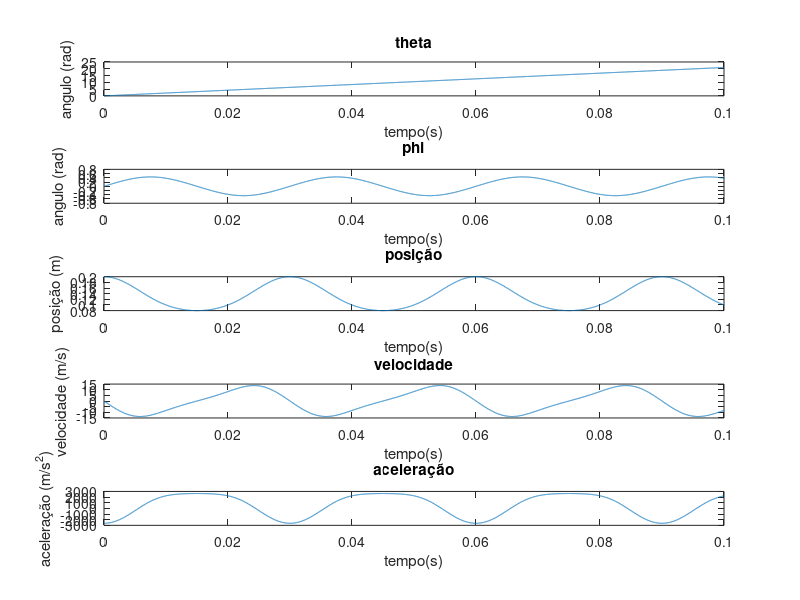
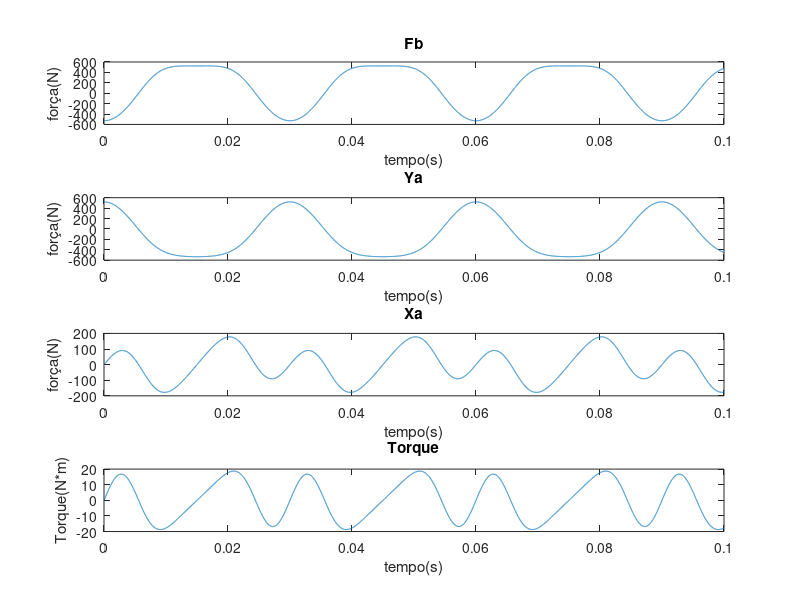
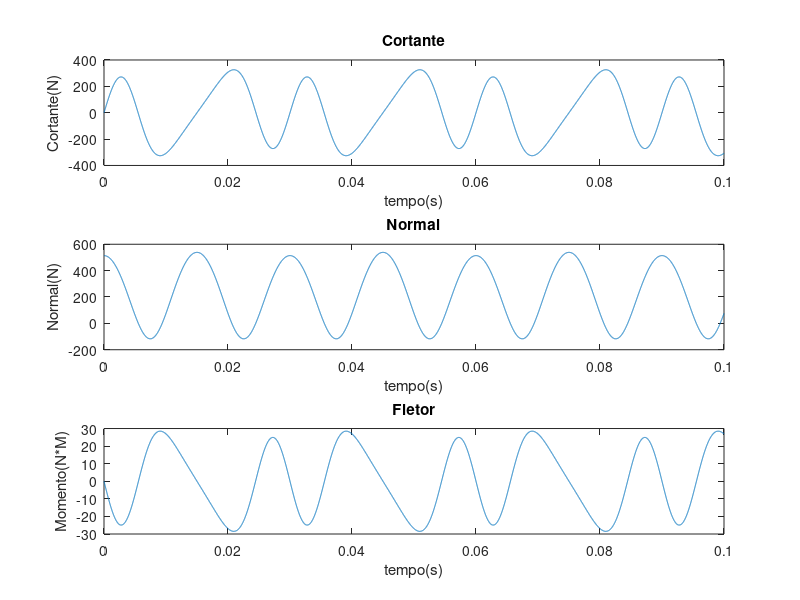

Write the MATLAB code that produced these figures, in order.
clear all
close all
clc
%⣐⠀⠀⠀⠀⠀⠀⠀⠀⠀⠀⠀⠀⠀⠀⠀⠀⠀⠀⠀⠀⠀⠀⠀⠀⠀⠀⠀⠀⠀⠀⠀⠀⠀
%⣿⡀⠀⠀⠀⠀⠀⠀⠀⠀⠀⣠⣤⣶⣦⡀⠀⠀⠀⠀⠀⠀⠀⠀⠀⠀⠀⠀⠀⠀⠀⠀⠀
%⣿⣅⡠⠃⠀⠀⠀⠀⠀⠀⢸⣿⣿⣿⣿⣿⡄⠀⠀⠀⠀⠀⠀⠀⠀⠀⠀⠀⠀⠀⠀⠀
%⣿⣿⡇⠀⠀⠀⠀⠀⠀⠀⢸⣿⣿⣿⣿⣿⡇⠀⠀⠀⠀⠀⠀⠀⠀⠀⠀⠀⠀⠀⠀⠀
%⣿⣿⡇⠀⠀⠀⠀⠀⠀⠀⠈⢻⣿⣿⣿⣿⡇⠀⠀⠀⠀⠀⠀⠀⠀⠀⠀⠀⠀⠀⠀⠀
%⢹⣿⣇⡀⠀⠀⠀⢀⣤⣤⣤⣾⣿⣿⣿⣿⠇⠀⠀⠀⠀⠀⠀⠀⠀⠀⠀⠀⠀⠀⢀
%⢸⣿⣿⣷⡀⣠⣾⣿⣿⣿⣿⣿⣿⣿⣿⣿⣷⣦⣀⡀⠀⠀⠀⠀⠀⠀⠀⠀⢸⣶
%⠘⣿⣿⣿⣿⣿⣿⣿⣿⣿⣿⣿⣿⣿⣿⣿⣿⣿⣿⣿⣤⡀⠀⠀⠀⣀⣀⣤⣾
%⠀⢻⣿⣿⣿⣿⣿⣿⣿⣿⣿⣿⣿⣿⣿⣿⣿⣿⣿⣿⣿⣿⣿⣿⣿⣿⣿⣿⠇
%⠀⠀⠉⠙⠉⠉⠁⠀⢸⣿⣿⣿⣿⣿⣿⣿⣿⣿⣿⣿⣿⠿⣿⣿⣿⠟⠋⠁⠀⠀
%It is anal time!!!
% feito por murilo polimanti, victor naves pedroso, raphael xavier
%bibliografia: slides do orsino e site do matlab

%dados
rotacao = 2000 * 2 * pi / 60;
r = 0.06; %manivela
l = 0.14; %biela
mb = 0.2; %massa bloco
ma = 1 ;  %massa em a
g=9.81;
t = linspace(0,0.1,10000); %tempo analizado

%angulos

theta = rotacao * t;  %angulo theta

phi = asin(r .* sin(theta)./l);  %angulo phi
%possivelmente algo dando errado com esse angulo

%cinematica
    %angular
    dphi =( (r.*cos(theta)) / (l.*cos(phi) ) ).* rotacao; %velocidade de phi
    ddphi =( l.*dphi.^2 .* sin(phi) - r .* rotacao^2 .* sin(theta) ) ./ (l .* cos(phi)); %aceleração de phi

    %linear

    S = r .*cos(theta) + l.*cos(phi);

    vel= -r .* (sin(theta)+cos(theta).* tan(phi)) .* rotacao; %velocidade do bloco

    ace=-l.*ddphi.*sin(phi) -r*(rotacao^2) .* cos(theta) - l * (dphi^2 .* cos(phi)); %aceleração do bloco
    %nao deu a barriga

%forças
     %força na biela
    Fb = (mb.*ace-mb*g)./cos(phi);
    Yb = Fb .* cos(phi);
    Xb = Fb .* sin(phi);

    %torque
    T = -Xb.*r.*cos(theta) - Yb .* r .* sin(theta);

    %reações
    Ya= -Yb-ma*g ;
    Xa=-Xb;

%forças internas

N = Ya.*cos(theta)+Xa.*sin(theta) - ma.*g.*cos(theta) ./ 2;
V = Ya .* sin(theta) - Xb .* cos(theta) - sin(theta).*ma.*g./2;
M = -T - V.* r/2;

%⠀⠀⠀⠀⠀⠀⠀⠀⠀⠀⠀⢀⡀⠴⠤⠤⠴⠄⡄⡀⠀⠀⠀⠀⠀⠀⠀⠀⠀⠀⠀⠀⠀⠀⠀⠀⠀⠀⠀⠀⠀⠀⠀⠀⠀⠀⠀⠀⠀⠀
%⠀⠀⠀⠀⠀⠀⠀⣠⠄⠒⠉⠀⠀⠀⠀⠀⠀⠀⠀⠁⠃⠆⡄⠀⠀⠀⠀⠀⠀⠀⠀⠀⠀⠀⠀⠀⠀⠀⠀⠀⠀⠀⠀⠀⠀⠀⠀⠀⠀⠀
%⠀⠀⠀⠀⠀⢀⡜⠁⠀⠀⠀⢠⡄⠀⣀⠀⠀⠀⠀⠀⠀⠀⠀⠑⡄⠀⠀⠀⠀⠀⠀⠀⠀⠀⠀⠀⠀⠀⠀⠀⠀⠀⠀⠀⠀⠀⠀⠀⠀⠀
%⠀⠀⠀⠀⠀⢈⠁⠀⠀⠠⣿⠿⡟⣀⡹⠆⡿⣃⣰⣆⣤⣀⠀⠀⠹⡄⠀⠀⠀⠀⠀⠀⠀⠀⠀⠀⠀⠀⠀⠀⠀⠀⠀⠀⠀⠀⠀⠀⠀⠀
%⠀⠀⠀⠀⠀⣼⠀⠀⢀⣀⣀⣀⣀⡈⠁⠙⠁⠘⠃⠡⠽⡵⢚⠱⠂⠛⠀⠀⠀⠀⠀⠀⠀⠀⠀⠀⠀⠀⠀⠀⠀⠀⠀⠀⠀⠀⠀⠀⠀⠀
%⠀⠀⠀⠀⠀⠈⠀⠀⠀⠀⠀⠀⠀⠀⠀⠀⠀⠀⠀⠀⠀⠀⠀⠀⠀⠀⠀⠀⠀⠀⠀⠀⠀⠀⠀⠀⠀⠀⠀⠀⠀⠀⠀⠀⠀⠀⠀⠀⠀⠀
%⠀⠀⠀⠀⠀⡆⠀⠀⠀⠀⢐⣢⣤⣵⡄⢀⠀⢀⢈⣉⠉⠉⠒⠤⠀⠿⠀⠀⠀⠀⠀⠀⠀⠀⠀⠀⠀⠀⠀⠀⠀⠀⠀⠀⠀⠀⠀⠀⠀⠀
%⠀⠀⠀⠀⠘⡇⠀⠀⠀⠀⠀⠉⠉⠁⠁⠈⠀⠸⢖⣿⣿⣷⠀⠀⢰⡆⠀⠀⠀⠀⠀⠀⠀⠀⠀⠀⠀⠀⠀⠀⠀⠀⠀⠀⠀⠀⠀⠀⠀⠀
%⠀⠀⠀⠀⠀⡇⠀⠀⠀⠀⠀⠀⠀⠀⢀⠃⠀⡄⠀⠈⠉⠀⠀⠀⢴⠀⠀⠀⠀⠀⠀⠀⠀⠀⠀⠀⠀graficos chavosos⠀⠀⠀⠀⠀⠀⠀⠀⠀⠀⠀⠀⠀
%⠀⠀⠀⠀⢈⣇⠀⠀⠀⠀⠀⠀⠀⢰⠉⠀⠀⠱⠀⠀⠀⠀⠀⢠⡄⠀⠀⠀⠀⠀⣀⠔⠒⢒⡩⠃⠀⠀⠀⠀⠀⠀⠀⠀⠀⠀⠀⠀⠀⠀
%⠀⠀⠀⠀⣴⣿⣤⢀⠀⠀⠀⠀⠀⠈⠓⠒⠢⠔⠀⠀⠀⠀⠀⣶⠤⠄⠒⠒⠉⠁⠀⠀⠀⢸⡀⠀⠀⠀⠀⠀⠀⠀⠀⠀⠀⠀⠀⠀⠀⠀
%⡄⠤⠒⠈⠈⣿⣿⣽⣦⠀⢀⢀⠰⢰⣀⣲⣿⡐⣤⠀⠀⢠⡾⠃⠀⠀⠀⠀⠀⠀⠀⣀⡄⣠⣵⠀⠀⠀⠀⠀⠀⠀⠀⠀⠀⠀⠀⠀⠀⠀
%⠀⠀⠀⠀⠘⠏⢿⣿⡁⢐⠶⠈⣰⣿⣿⣿⣿⣷⢈⣣⢰⡞⠀⠀⠀⠀⠀⠀⢀⡴⠋⠁⠀⠀⠀⠀⠀⠀⠀⠀⠀⠀⠀⠀⠀⠀⠀⠀⠀⠀
%⠀⠀⠀⠀⠀⠀⠈⢿⣿⣍⠀⠀⠸⣿⣿⣿⣿⠃⢈⣿⡎⠁⠀⠀⠀⠀⣠⠞⠉⠀⠀⠀⠀⠀⠀⠀⠀⠀⠀⠀⠀⠀⠀⠀⠀⠀⠀⠀⠀⠀
%⠀⠀⠀⠀⠀⠀⠀⠈⢙⣿⣆⠀⠀⠈⠛⠛⢋⢰⡼⠁⠁⠀⠀⠀⢀⠔⠁⠀⠀⠀⠀⠀⠀⠀⠀⠀⠀⠀⠀⠀⠀⠀⠀⠀⠀⠀⠀⠀⠀⠀
%⠀⠀⠀⠀⠀⠀⠀⠀⠀⠀⠚⣷⣧⣷⣤⡶⠎⠛⠁⠀⠀⠀⢀⡤⠊⠀⠀⠀⠀⠀⠀⠀⠀⠀⠀⠀⠀⠀⠀⠀⠀⠀⠀⠀⠀⠀⠀⠀⠀⠀
%⠀⠀⠀⠀⠀⠀⠀⠀⠀⠀⠀⠀⠀⠁⠈⠁⠀⠀⠀⠀⠀⠠⠊⠀⠀⠀⠀⠀⠀⠀⠀⠀⠀⠀⠀⠀⠀⠀⠀⠀⠀⠀⠀⠀⠀⠀⠀⠀⠀⠀
%⠀⠀⠀⠀⠀⠀⠀⠀⠀⠀⠀⠀⠀⠀⠀⠀⠀⠀⠀⠀⠀⠃⠀⠀⠀⠀⠀⠀⠀⠀⠀⠀⠀⠀⠀⠀⠀⠀⠀⠀⠀⠀⠀⠀⠀⠀⠀⠀⠀⠀
%⠀⠀⠀⠀⠀⠀⠀⠀⠀⠀⠀⠀⠀⠀⠀⠀⠀⠀⠀⠀⠸⠀⠀⠀⠀⠀⠀⠀⠀⠀⠀⠀⠀⠀⠀⠀⠀⠀⠀⠀⠀⠀⠀⠀⠀⠀⠀⠀⠀⠀
%⠀⠀⠀⠀⠀⠀⠀⠀⠀⠀⠀⠀⠀⠀⠀⠀⠀⠀⠀⢠⠁⠀⠀⠀⠀⠀⠀⠀⠀⠀⠀⠀⠀⠀⠀⠀⠀⠀⠀⠀⠀⠀⠀⠀⠀⠀⠀⠀⠀⠀
%⠀⠀⠀⠀⠀⠀⠀⠀⠀⠀⠀⠀⠀⠀⠀⠀⠀⠀⢀⠃⠀⠀⠀⠀⠀⠀⠀⠀⠀⠀⠀⠀⠀⠀⠀⠀⠀⠀⠀⠀⠀⠀⠀⠀⠀⠀⠀⠀⠀⠀
%⠀⠀⠀⠀⠀⠀⠀⠀⠀⠀⠀⠀⠀⠀⠀⠀⠀⠀⠘⠀⠀⠀⠀⠀⠀⠀⠀⠀⠀⠀⠀⠀⠀⠀⠀⠀⠀⠀⠀⠀⠀⠀⠀⠀⠀⠀⠀⠀⠀⠀
%⠀⠀⠀⠀⠀⠀⠀⠀⠀⠀⠀⠀⠀⠀⠀⠀⠀⠀⡇⠀⠀⠀⠀⠀⠀⠀⠀⠀⠀⠀⠀⠀⠀⠀⠀⠀⠀⠀⠀⠀⠀⠀⠀⠀⠀⠀⠀⠀⠀⠀
%⠀⠀⠀⠀⠀⠀⠀⠀⠀⠀⠀⠀⠀⠀⠀⠀⠀⢀⠁⠀⠀⠀⠀⠀⠀⠀⠀⠀⠀⠀⠀⠀⠀⠀⠀⠀⠀⠀⠀⠀⠀⠀⠀⠀⠀⠀⠀⠀⠀⠀
%⠀⠀⠀⠀⠀⠀⠀⠀⠀⠀⠀⠀⠀⠀⠀⠀⠀⠸⠀⠀⠀⠀⠀⠀⠀⠀⠀⠀⠀⠀⠀⠀⠀⠀⠀⠀⠀⠀⠀⠀⠀⠀⠀⠀⠀⠀⠀⠀⠀⠀
%⠀⠀⠀⠀⠀⠀⠀⠀⠀⠀⠀⠀⠀⠀⠀⠀⠀⡆⠀⠀⠀⠀⠀⠀⠀⠀⠀⠀⠀⠀⠀⠀⠀⠀⠀⠀⠀⠀⠀⠀⠀⠀⠀⠀⠀⠀⠀⠀⠀⠀
%⠀⠀⠀⠀⠀⠀⠀⠀⠀⠀⠀⠀⠀⠀⠀⠀⠀⡇⠀⠀⠀⠀⠀⠀⠀⠀⠀⠀⠀⠀⠀⠀⠀⠀⠀⠀⠀⠀⠀⠀⠀⠀⠀⠀⠀⠀⠀⠀⠀⠀
%⠀⠀⠀⠀⠀⠀⠀⠀⠀⠀⠀⠀⠀⠀⠀⠀⠀⡇⠀⠀⠀⠀⠀⠀⠀⠀⠀⠀⠀⠀⠀⠀⠀⠀⠀⠀⠀⠀⠀⠀⠀⠀⠀⠀⠀⠀⠀⠀⠀⠀
%⠀⠀⠀⠀⠀⠀⠀⠀⠀⠀⠀⠀⠀⠀⠀⠀⠀⢁⠀⠀⠀⠀⠀⠀⠀⠀⠀⠀⠀⠀⠀⠀⠀⠀⠀⠀⠀⠀⠀⠀⠀⠀⠀⠀⠀⠀⠀⠀⠀⠀
%⠀⠀⠀⠀⠀⠀⠀⠀⠀⠀⠀⠀⠀⠀⠀⠀⠀⠘⠀⠀⠀⠀⠀⠀⠀⠀⠀⠀

figure(1) %cinematica
subplot(5,1,1);
plot (t,theta);
title("theta");
xlabel("tempo(s)");
ylabel("angulo (rad)");

subplot(5,1,2);
plot(t,phi);
title("phi");
xlabel("tempo(s)");
ylabel("angulo (rad)");

subplot(5,1,3)
plot(t,S);
title("posição");
xlabel("tempo(s)");
ylabel("posição (m)");


subplot(5,1,4);
plot(t,vel);
title("velocidade");
xlabel("tempo(s)");
ylabel("velocidade (m/s)");

subplot(5,1,5);
plot(t,ace);
title("aceleração");
xlabel("tempo(s)");
ylabel("aceleração (m/s^2)");

%----------------------------------------------------

figure (2) %forças
subplot(4,1,1)
plot(t,Fb)
title("Fb")
xlabel("tempo(s)")
ylabel("força(N)")


subplot(4,1,2)
plot(t,Ya)
title("Ya")
xlabel("tempo(s)")
ylabel("força(N)")

subplot(4,1,3)
plot(t,Xa)
title("Xa")
xlabel("tempo(s)")
ylabel("força(N)")

subplot(4,1,4)
plot(t,T)
title("Torque")
xlabel("tempo(s)")
ylabel("Torque(N*m)")

%----------------------------------

figure(3) % forças internas

subplot(3,1,1)
plot(t,V)
title("Cortante")
xlabel("tempo(s)")
ylabel("Cortante(N)")

subplot(3,1,2)
plot(t,N)
title("Normal")
xlabel("tempo(s)")
ylabel("Normal(N)")

subplot(3,1,3)
plot(t,M)
title("Fletor")
xlabel("tempo(s)")
ylabel("Momento(N*M)")

%------------------------------
% ⠉⠉⠉⣿⡿⠿⠛⠋⠉⠉⠉⠉⠉⠉⠉⠉⠉⠉⠉⠉⠉⠉⠉⠉⠉⣻⣩⣉⠉⠉
%⠄⠄⠄⠄⠄⠄⠄⠄⠄⠄⠄⠄⠄⠄⠄⢀⣀⣀⣀⣀⣀⣀⡀⠄⠄⠉⠉⠄⠄⠄
%⠄⠄⠄⠄⠄⠄⠄⠄⠄⠄⠄⣠⣶⣾⣿⣿⣿⣿⣿⣿⣿⣿⣿⣿⣶⣤⠄⠄⠄⠄
%⠄⠄⠄⠄⠄⠄⠄⠄⠄⢤⣾⣿⣿⣿⣿⣿⣿⣿⣿⣿⣿⣿⣿⣿⣿⣿⡀⠄⠄⠄
%⡄⠄⠄⠄⠄⠄⠄⠄⠄⠄⠉⠄⠉⠉⠉⣋⠉⠉⠉⠉⠉⠉⠉⠉⠙⠛⢷⡀⠄⠄
%⣿⡄⠄⠄⠄⠄⠄⠄⠄⠄⠄⠄⠄⠠⣾⣿⣷⣄⣀⣀⣀⣠⣄⣢⣤⣤⣾⣿⡀⠄
%⣿⠃⠄⠄⠄⠄⠄⠄⠄⠄⠄⠄⠄⠄⣹⣿⣿⡿⠿⣿⣿⣿⣿⣿⣿⣿⣿⢟⢁⣠
%⣿⣿⣄⣀⠄⠄⠄⠄⠄⠄⠄⠄⠄⠄⠉⠉⣉⣉⣰⣿⣿⣿⣿⣷⣥⡀⠉⢁⡥⠈
%⣿⣿⣿⢹⣇⠄⠄⠄⠄⠄⠄⠄⠄⠄⠄⠒⠛⠛⠋⠉⠉⠛⢻⣿⣿⣷⢀⡭⣤⠄
%⣿⣿⣿⡼⣿⠷⠄⠄⠄⠄⠄⠄⠄⠄⠄⠄⠄⠄⠄⠄⢀⣀⣠⣿⣟⢷⢾⣊⠄⠄
%⠉⠉⠁⠄⠄⠄⠄⠄⠄⠄⠄⠄⠄⠄⠄⠄⠈⣈⣉⣭⣽⡿⠟⢉⢴⣿⡇⣺⣿⣷
%⠄⠄⠄⠄⠄⠄⠄⠄⠄⠄⠄⠄⠄⠄⠄⠄⠄⠄⠄⠄⠁⠐⢊⣡⣴⣾⣥⣿⣿⣿
